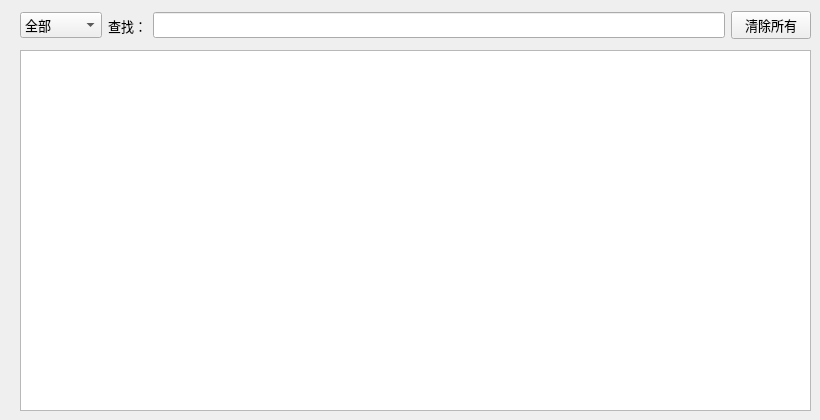
    <widget class="QWidget" name="tabReserve">
     <property name="mouseTracking">
      <bool>true</bool>
     </property>
     <attribute name="icon">
      <iconset>
       <normaloff>:/icons/icons/book.png</normaloff>:/icons/icons/book.png</iconset>
     </attribute>
     <attribute name="title">
      <string>预约信息</string>
     </attribute>
     <widget class="QTableView" name="tableReserve">
      <property name="geometry">
       <rect>
        <x>20</x>
        <y>50</y>
        <width>791</width>
        <height>361</height>
       </rect>
      </property>
      <property name="mouseTracking">
       <bool>true</bool>
      </property>
      <property name="selectionMode">
       <enum>QAbstractItemView::SingleSelection</enum>
      </property>
      <property name="selectionBehavior">
       <enum>QAbstractItemView::SelectRows</enum>
      </property>
     </widget>
     <widget class="QWidget" name="layoutWidget">
      <property name="geometry">
       <rect>
        <x>20</x>
        <y>10</y>
        <width>791</width>
        <height>31</height>
       </rect>
      </property>
      <layout class="QHBoxLayout" name="horizontalLayout_2">
       <item>
        <widget class="QComboBox" name="comboBox2">
         <property name="font">
          <font>
           <family>黑体</family>
           <pointsize>10</pointsize>
          </font>
         </property>
         <property name="mouseTracking">
          <bool>true</bool>
         </property>
         <item>
          <property name="text">
           <string>全部</string>
          </property>
         </item>
         <item>
          <property name="text">
           <string>姓名</string>
          </property>
         </item>
         <item>
          <property name="text">
           <string>手机号</string>
          </property>
         </item>
         <item>
          <property name="text">
           <string>入住时间</string>
          </property>
         </item>
        </widget>
       </item>
       <item>
        <widget class="QLabel" name="label2">
         <property name="font">
          <font>
           <pointsize>10</pointsize>
          </font>
         </property>
         <property name="mouseTracking">
          <bool>true</bool>
         </property>
         <property name="text">
          <string>查找：</string>
         </property>
        </widget>
       </item>
       <item>
        <widget class="QLineEdit" name="lineEditReserve">
         <property name="font">
          <font>
           <family>黑体</family>
           <pointsize>10</pointsize>
          </font>
         </property>
         <property name="mouseTracking">
          <bool>true</bool>
         </property>
        </widget>
       </item>
       <item>
        <widget class="QPushButton" name="clearButton2">
         <property name="font">
          <font>
           <pointsize>10</pointsize>
          </font>
         </property>
         <property name="text">
          <string>清除所有</string>
         </property>
        </widget>
       </item>
      </layout>
     </widget>
    </widget>
